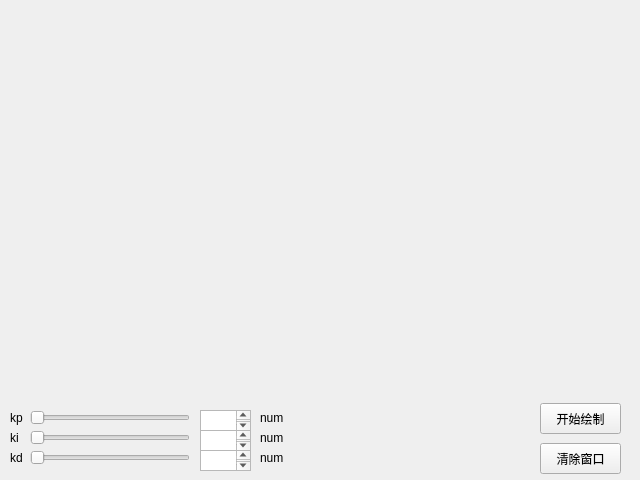
<?xml version="1.0" encoding="UTF-8"?>
<ui version="4.0">
 <class>draw_pid</class>
 <widget class="QWidget" name="draw_pid">
  <property name="geometry">
   <rect>
    <x>0</x>
    <y>0</y>
    <width>640</width>
    <height>480</height>
   </rect>
  </property>
  <property name="windowTitle">
   <string>Form</string>
  </property>
  <widget class="QPushButton" name="onoff_draw">
   <property name="geometry">
    <rect>
     <x>540</x>
     <y>403</y>
     <width>81</width>
     <height>31</height>
    </rect>
   </property>
   <property name="text">
    <string>开始绘制</string>
   </property>
  </widget>
  <widget class="QPushButton" name="clean_window">
   <property name="geometry">
    <rect>
     <x>540</x>
     <y>443</y>
     <width>81</width>
     <height>31</height>
    </rect>
   </property>
   <property name="text">
    <string>清除窗口</string>
   </property>
  </widget>
  <widget class="QSlider" name="horizontalSlider">
   <property name="geometry">
    <rect>
     <x>30</x>
     <y>410</y>
     <width>160</width>
     <height>16</height>
    </rect>
   </property>
   <property name="orientation">
    <enum>Qt::Orientation::Horizontal</enum>
   </property>
  </widget>
  <widget class="QSlider" name="horizontalSlider_2">
   <property name="geometry">
    <rect>
     <x>30</x>
     <y>430</y>
     <width>160</width>
     <height>16</height>
    </rect>
   </property>
   <property name="orientation">
    <enum>Qt::Orientation::Horizontal</enum>
   </property>
  </widget>
  <widget class="QSlider" name="horizontalSlider_3">
   <property name="geometry">
    <rect>
     <x>30</x>
     <y>450</y>
     <width>160</width>
     <height>16</height>
    </rect>
   </property>
   <property name="orientation">
    <enum>Qt::Orientation::Horizontal</enum>
   </property>
  </widget>
  <widget class="QLabel" name="label">
   <property name="geometry">
    <rect>
     <x>10</x>
     <y>410</y>
     <width>16</width>
     <height>16</height>
    </rect>
   </property>
   <property name="text">
    <string>kp</string>
   </property>
  </widget>
  <widget class="QLabel" name="label_2">
   <property name="geometry">
    <rect>
     <x>10</x>
     <y>430</y>
     <width>16</width>
     <height>16</height>
    </rect>
   </property>
   <property name="text">
    <string>ki</string>
   </property>
  </widget>
  <widget class="QLabel" name="label_3">
   <property name="geometry">
    <rect>
     <x>10</x>
     <y>450</y>
     <width>16</width>
     <height>16</height>
    </rect>
   </property>
   <property name="text">
    <string>kd</string>
   </property>
  </widget>
  <widget class="QLabel" name="kp_label">
   <property name="geometry">
    <rect>
     <x>260</x>
     <y>410</y>
     <width>54</width>
     <height>16</height>
    </rect>
   </property>
   <property name="text">
    <string>num</string>
   </property>
  </widget>
  <widget class="QLabel" name="ki_label">
   <property name="geometry">
    <rect>
     <x>260</x>
     <y>430</y>
     <width>54</width>
     <height>16</height>
    </rect>
   </property>
   <property name="text">
    <string>num</string>
   </property>
  </widget>
  <widget class="QLabel" name="kd_label">
   <property name="geometry">
    <rect>
     <x>260</x>
     <y>450</y>
     <width>54</width>
     <height>16</height>
    </rect>
   </property>
   <property name="text">
    <string>num</string>
   </property>
  </widget>
  <widget class="QTextEdit" name="kp_textEdit">
   <property name="geometry">
    <rect>
     <x>200</x>
     <y>410</y>
     <width>51</width>
     <height>21</height>
    </rect>
   </property>
  </widget>
  <widget class="QTextEdit" name="ki_textEdit">
   <property name="geometry">
    <rect>
     <x>200</x>
     <y>430</y>
     <width>51</width>
     <height>21</height>
    </rect>
   </property>
  </widget>
  <widget class="QTextEdit" name="kd_textEdit">
   <property name="geometry">
    <rect>
     <x>200</x>
     <y>450</y>
     <width>51</width>
     <height>21</height>
    </rect>
   </property>
  </widget>
  <widget class="QCustomPlot" name="draw_widget" native="true">
   <property name="geometry">
    <rect>
     <x>10</x>
     <y>10</y>
     <width>621</width>
     <height>381</height>
    </rect>
   </property>
  </widget>
 </widget>
 <customwidgets>
  <customwidget>
   <class>QCustomPlot</class>
   <extends>QWidget</extends>
   <header location="global">qcustomplot.h</header>
   <container>1</container>
  </customwidget>
 </customwidgets>
 <resources/>
 <connections/>
</ui>
